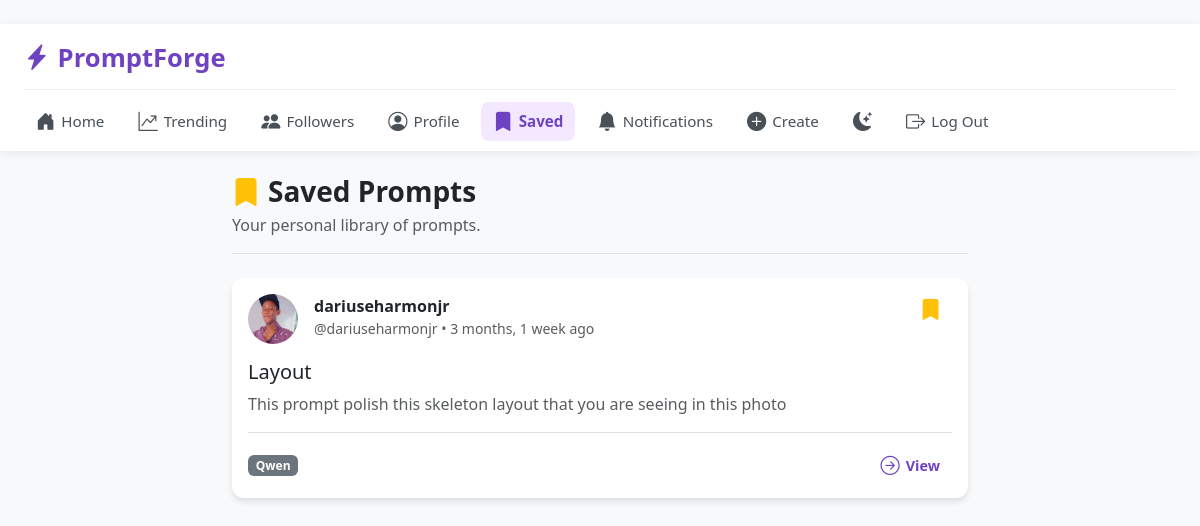
The page /saved/ (signed in) on the database its author committed.
### workflows/models.py (models this page shows, shortened)
class Bookmark(models.Model):
    user = models.ForeignKey(User, on_delete=models.CASCADE, related_name='bookmarks')
    workflow = models.ForeignKey(Workflow, on_delete=models.CASCADE, related_name='bookmarks')
    created_at = models.DateTimeField(auto_now_add=True)
    class Meta:
        unique_together = ('user', 'workflow')

class Workflow(models.Model):
    AI_MODELS = (
        ('ChatGPT', 'ChatGPT'), ('Midjourney', 'Midjourney'), ('Claude', 'Claude'),
        ('Gemini', 'Gemini'), ('Grok', 'Grok'), ('Kimi', 'Kimi'), ('Qwen', 'Qwen'), ('Other', 'Other')
    )
    author = models.ForeignKey(User, on_delete=models.CASCADE, related_name='workflows')
    title = models.CharField(max_length=250)
    description = models.TextField(help_text="Describe the prompt output")
    prompt_text = models.TextField(help_text="The actual prompt text")
    ai_model = models.CharField(max_length=60, choices=AI_MODELS)
    output_image = models.ImageField(upload_to='outputs/', blank=True, null=True)
    output_video = models.FileField(upload_to='outputs/videos/', blank=True, null=True)
    created_at = models.DateTimeField(auto_now_add=True)
    updated_at = models.DateTimeField(auto_now=True)
    class Meta:
        ordering = ['-created_at']

class Profile(models.Model):
    user = models.OneToOneField(User, on_delete=models.CASCADE, related_name='profile')
    bio = models.TextField(max_length=500, blank=True, help_text="Tell us about yourself!")
    profile_picture = models.ImageField(upload_to='avatars/', blank=True, null=True)
    date_of_birth = models.DateField()

### workflows/views.py (the view)
# urls.py: path('saved/', views.saved_view, name='saved'),
@login_required
def saved_view(request):
    bookmarks = Bookmark.objects.filter(user=request.user).select_related('workflow', 'workflow__author', 'workflow__author__profile')
    return render(request, 'workflows/saved.html', {'bookmarks': bookmarks})

### workflows/context_processors.py (called while the page is built)
def unread_notifications(request):
    if request.user.is_authenticated:
        return {'unread_notifications_count': request.user.notifications.filter(is_read=False).count()}
    return {'unread_notifications_count': 0}

### workflows/templates/workflows/saved.html (shortened to what this page needs)
﻿{% extends 'workflows/base.html' %}
{% block content %}
<div class="row justify-content-center">
    <div class="col-md-8">
        <div class="d-flex justify-content-between align-items-center mb-4 pb-3 border-bottom">
            <div>
                <h1 class="h3 fw-bold mb-1"><i class="bi bi-bookmark-fill me-2 text-warning"></i>Saved Prompts</h1>
                <p class="text-muted mb-0">Your personal library of prompts.</p>
            </div>
        </div>
        {% for bookmark in bookmarks %}
        {% with workflow=bookmark.workflow %}
        <div class="card mb-3">
            <div class="card-body">
                <div class="d-flex justify-content-between align-items-start mb-3">
                    <div class="d-flex">
                        <div class="me-3">
                            {% if workflow.author.profile.profile_picture %}
                                <img src="{{ workflow.author.profile.profile_picture.url }}" class="rounded-circle" style="width: 50px; height: 50px; object-fit: cover;">
                            {% else %}
                                <div class="bg-secondary rounded-circle d-flex align-items-center justify-content-center text-white" style="width: 50px; height: 50px;">{{ workflow.author.username|first|upper }}</div>
                            {% endif %}
                        </div>
                        <div>
                            <div class="fw-bold">{{ workflow.author.get_full_name|default:workflow.author.username }}</div>
                            <div class="text-muted small">@{{ workflow.author.username }} &bull; {{ workflow.created_at|timesince }} ago</div>
                        </div>
                    </div>
                    <form action="{% url 'toggle_bookmark' workflow.pk %}" method="POST" class="bookmark-form d-inline m-0">
                        <button type="submit" class="action-btn bookmark-btn active" title="Remove from saved">
                            <i class="bi bi-bookmark-fill"></i>
                        </button>
                    </form>
                </div>
                <h5 class="card-title mb-2">
                    <a href="{% url 'detail' workflow.pk %}" class="text-decoration-none text-dark">
                        {{ workflow.title }}
                    </a>
                </h5>
                <p class="card-text text-muted">{{ workflow.description|truncatewords:30 }}</p>
                <div class="d-flex justify-content-between align-items-center border-top pt-3">
                    <span class="badge bg-secondary">{{ workflow.ai_model }}</span>
                    <a href="{% url 'detail' workflow.pk %}" class="action-btn text-decoration-none" style="color: #6f42c1; font-weight: 600;">
                        <i class="bi bi-arrow-right-circle"></i>
                        <span>View</span>
                    </a>
                </div>
            </div>
        </div>
        {% endwith %}
        {% empty %}
            <div class="text-center text-muted py-5">
                <div style="font-size: 3rem; margin-bottom: 15px;"><i class="bi bi-bookmark"></i></div>
                <h4 class="fw-bold">No saved prompts yet.</h4>
                <p class="mb-0">Click the bookmark icon on any prompt to save it here for later!</p>
            </div>
        {% endfor %}
    </div>
</div>
{% endblock %}

### workflows/templates/workflows/base.html (style rules this page uses)
body { background-color: #f8f9fa; transition: background-color 0.3s ease, color 0.3s ease; }
.card { box-shadow: 0 4px 6px rgba(0,0,0,0.1); border: none; border-radius: 12px; transition: background-color 0.3s ease; }
.action-btn { background: transparent; border: none; color: #6c757d; font-size: 0.9rem; font-weight: 500; padding: 6px 12px; border-radius: 20px; transition: all 0.2s ease; display: inline-flex; align-items: center; gap: 6px; cursor: pointer; }
.action-btn i { font-size: 1.2rem; transition: transform 0.2s ease; }
.action-btn.bookmark-btn.active { color: #ffc107; }
.action-btn.bookmark-btn.active i { transform: scale(1.1); }

### rows shown on the page
Bookmark: workflow.author.profile.profile_picture (picture), workflow.author.get_full_name "dariuseharmonjr", workflow.author.username "dariuseharmonjr", workflow.created_at "3 months, 1 week", workflow "Layout", workflow.description "This prompt polish this skeleton layout that you are seeing in this photo", workflow.ai_model "Qwen"
